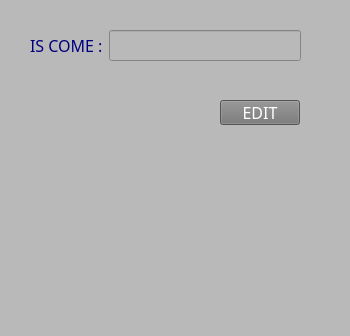
<?xml version="1.0" encoding="UTF-8"?>
<ui version="4.0">
 <class>AdminAssEdit</class>
 <widget class="QMainWindow" name="AdminAssEdit">
  <property name="geometry">
   <rect>
    <x>0</x>
    <y>0</y>
    <width>350</width>
    <height>336</height>
   </rect>
  </property>
  <property name="windowTitle">
   <string>Admin Assignment Edit</string>
  </property>
  <property name="styleSheet">
   <string notr="true">background-color: rgb(185, 185, 185);</string>
  </property>
  <widget class="QWidget" name="centralwidget">
   <widget class="QPushButton" name="btn_Update">
    <property name="geometry">
     <rect>
      <x>220</x>
      <y>100</y>
      <width>80</width>
      <height>25</height>
     </rect>
    </property>
    <property name="font">
     <font>
      <family>Rockwell Condensed</family>
      <pointsize>12</pointsize>
     </font>
    </property>
    <property name="styleSheet">
     <string notr="true">background-color: rgb(117, 117, 117);
color: rgb(255, 255, 255);</string>
    </property>
    <property name="text">
     <string>EDIT</string>
    </property>
   </widget>
   <widget class="QWidget" name="layoutWidget">
    <property name="geometry">
     <rect>
      <x>30</x>
      <y>20</y>
      <width>271</width>
      <height>51</height>
     </rect>
    </property>
    <layout class="QHBoxLayout" name="horizontalLayout">
     <item>
      <widget class="QLabel" name="label">
       <property name="font">
        <font>
         <family>Rockwell Condensed</family>
         <pointsize>12</pointsize>
        </font>
       </property>
       <property name="styleSheet">
        <string notr="true">color: rgb(0, 0, 127);</string>
       </property>
       <property name="text">
        <string>IS COME :</string>
       </property>
      </widget>
     </item>
     <item>
      <widget class="QLineEdit" name="txt_Iscome">
       <property name="font">
        <font>
         <family>Rockwell Condensed</family>
         <pointsize>12</pointsize>
        </font>
       </property>
       <property name="styleSheet">
        <string notr="true">color: rgb(255, 255, 255);</string>
       </property>
      </widget>
     </item>
    </layout>
   </widget>
   <widget class="QLabel" name="label_2">
    <property name="geometry">
     <rect>
      <x>90</x>
      <y>170</y>
      <width>151</width>
      <height>111</height>
     </rect>
    </property>
    <property name="styleSheet">
     <string notr="true">image: url(:/newPrefix/Aydin.png);
image: url(:/newPrefix/Aydin.png);</string>
    </property>
    <property name="text">
     <string/>
    </property>
   </widget>
  </widget>
  <widget class="QMenuBar" name="menubar">
   <property name="geometry">
    <rect>
     <x>0</x>
     <y>0</y>
     <width>350</width>
     <height>21</height>
    </rect>
   </property>
  </widget>
  <widget class="QStatusBar" name="statusbar"/>
 </widget>
 <resources>
  <include location="../../../../Documents/masaüstü/asd.qrc"/>
 </resources>
 <connections/>
</ui>
